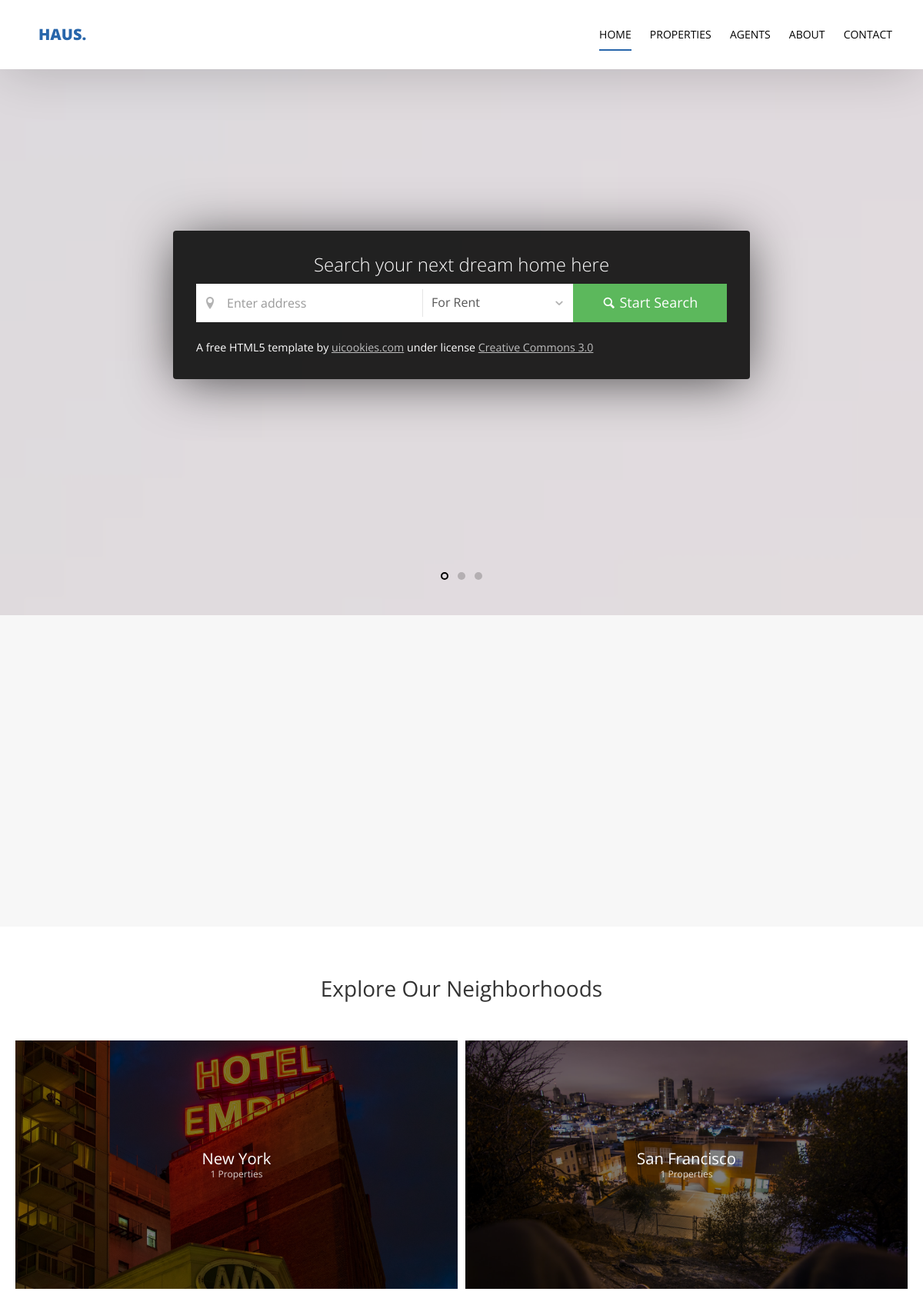
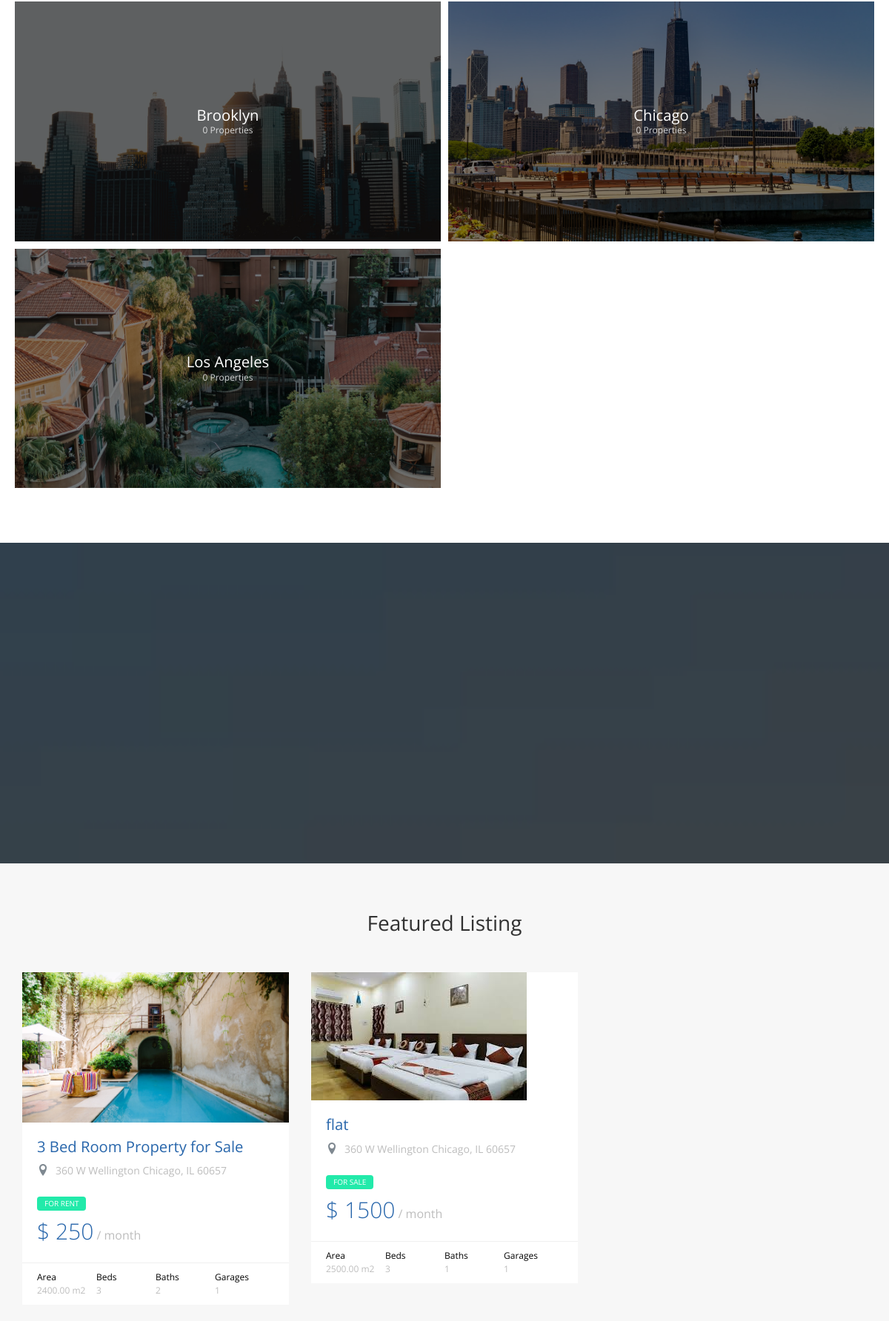
The page / (upper part) on the database its author committed (2 pictures, top to bottom).
### property/models.py (models this page shows, shortened)
class Property(models.Model):
    name = models.CharField(max_length=50)
    property_type = models.CharField(choices=property_type, max_length=10)
    price = models.PositiveIntegerField()
    category = models.ForeignKey('Category', null=True, on_delete=models.SET_NULL)
    area = models.DecimalField(decimal_places=2, max_digits=8)
    beds_number = models.PositiveIntegerField()
    baths_number = models.PositiveIntegerField()
    garages_number = models.PositiveIntegerField()
    image = models.ImageField(upload_to='property/' , null=True)
    location = models.CharField(max_length=50 , null=True)
    def __str__(self):
        return self.name
    class Meta:
        verbose_name = 'Property'
        verbose_name_plural = 'Properties'

class Category(models.Model):
    category_name = models.CharField(max_length=30)
    image = models.ImageField(upload_to='category/' , null=True)
    class Meta:
        verbose_name = 'Category'
        verbose_name_plural = 'Categories'

### home/views.py (the view)
# urls.py: path('' , views.home , name='home'),
def home(request):
    category_list = Category.objects.annotate(property_count=Count('property')).values('category_name' , 'property_count' , 'image')
    print(category_list)
    property_list = Property.objects.all()
    agent_list = Agent.objects.all()
    template = 'home/home.html'
    context = {
        'category_list_home' : category_list ,
        'property_list_home' : property_list ,
        'agent_list_home' : agent_list
    }
    return render(request , template , context)

### agents/models.py (called while the page is built)
    def __str__(self):
        return self.name

### home/templates/home/home.html (shortened to what this page needs)
{% extends 'base.html' %}
{% load static %}
{% block body %}
  <section class="probootstrap-slider flexslider">
    <div class="probootstrap-wrap-banner">
      <div class="container">
        <div class="row">
          <div class="col-md-8 col-md-offset-2">
            <div class="probootstrap-home-search probootstrap-animate">
              <form action="{% url 'property:property_list' %}" method="get">
                <h2 class="heading">Search your next dream home here</h2>
                <div class="probootstrap-field-group">
                  <div class="probootstrap-fields">
                    <div class="search-field">
                      <i class="icon-location2"></i>
                      <input type="text" name='q' class="form-control" placeholder="Enter address">
                    </div>
                    <div class="search-category">
                      <i class="icon-chevron-down"></i>
                      <select name="property_type" id="" class="form-control">
                        <option value="rent">For Rent</option>
                      </select>
                    </div>
                  </div>
                  <button class="btn btn-success" type="submit"><i class="icon-magnifying-glass t2"></i> Start Search</button>
                </div>
              </form>
              <p class="mb0 text-left"><small>A free HTML5 template by <a href="https://uicookies.com/">uicookies.com</a> under license <a href="https://uicookies.com/license">Creative Commons 3.0</a></small> </p>
            </div>
          </div>
        </div>
      </div>
    </div>
  </section>
  <section class="probootstrap-section probootstrap-section-lighter">
    <div class="container">
      <div class="row">
        <div class="col-md-4">
        </div>
        <div class="col-md-4">
        </div>
        <div class="col-md-4">
        </div>
      </div>
    </div>
  </section>
  <section class="probootstrap-section">
    <div class="container">
      <div class="row heading">
        <h2 class="mt0 mb50 text-center">Explore Our Neighborhoods</h2>
      </div>
      <div class="row probootstrap-gutter10">
      {% for category_list in category_list_home %}
        <div class="col-md-6 col-sm-6">
          <a href="{% url 'property:property_list' %}" class="probootstrap-hover-overlay">
            <img src="media/{{category_list.image}}" alt="Free Bootstrap Template by uicookies.com" class="img-responsive">
            <div class="probootstrap-text-overlay">
              <h3>{{category_list.category_name}}</h3>
              <p>{{category_list.property_count}} Properties</p>
            </div>
          </a>
        </div>
      {% endfor %}
      </div>
    </div>
  </section>
  <section class="probootstrap-section probootstrap-bg" style="background-image: url(img/slider_2.jpg);">
  </section>
  <section class="probootstrap-section probootstrap-section-lighter">
    <div class="container">
      <div class="row heading">
        <h2 class="mt0 mb50 text-center">Featured Listing</h2>
      </div>
      <div class="row">
      {% for property in property_list_home %}
        <div class="col-md-4 col-sm-6">
          <div class="probootstrap-card probootstrap-listing">
            <div class="probootstrap-card-media">
              <a href="{% url 'property:property_detail' property.id %}"><img src="{{property.image.url}}" class="img-responsive" title="{{property}}"></a>
            </div>
            <div class="probootstrap-card-text">
              <h2 class="probootstrap-card-heading"><a href="{% url 'property:property_detail' property.id %}">{{property}}</a></h2>
              <div class="probootstrap-listing-location">
                <i class="icon-location2"></i> <span>360 W Wellington Chicago, IL 60657</span>
              </div>
              <div class="probootstrap-listing-category for-sale"><span>for {{property.property_type}}</span></div>
              <div class="probootstrap-listing-price"><strong>$ {{property.price}}</strong> / month</div>
            </div>
            <div class="probootstrap-card-extra">
              <ul>
                <li>
                  Area
                  <span>{{property.area}} m2</span>
                </li>
                <li>
                  Beds
                  <span>{{property.beds_number}}</span>
                </li>
                <li>
                  Baths
                  <span>{{property.baths_number}}</span>
                </li>
                <li>
                  Garages
                  <span>{{property.garages_number}}</span>
                </li>
              </ul>
            </div>
          </div>
        </div>
      {% endfor %}
      </div>
    </div>
  </section>
{% endblock body %}

### rows shown on the page
Property: shows a picture, category_name "San Francisco", property_count "1", image (picture), name "flat", property_type "SALE", price "1500", area "2500.00", beds_number "3", baths_number "1", garages_number "1"
Category: shows a picture, category_name "Brooklyn", property_count "0"
Category: shows a picture, category_name "Chicago", property_count "0"
Category: shows a picture, category_name "Los Angeles", property_count "0"
Property: image (picture), name "3 Bed Room Property for Sale", property_type "RENT", price "250", area "2400.00", beds_number "3", baths_number "2", garages_number "1"

### other values the page prints
{{ category_list.category_name }} "New York"
{{ category_list.property_count }} "1"
